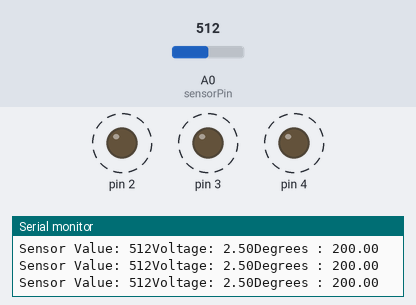
Simulated run of this sketch. Board: Arduino Uno, built with avr-gcc and run on an emulated ATmega328P. On the bench: output pins drawn as LEDs (lit = HIGH), the last lines printed to the serial monitor. Dashed ring = blinking. The inputs (shaded band) are chosen by the test bench; at power-on: A0 (sensorPin) = 512.

Above: at 1.3 s.
1.4 s: A0 (sensorPin) set to 170
4.4 s: A0 (sensorPin) set to 157
At 5.5 s:
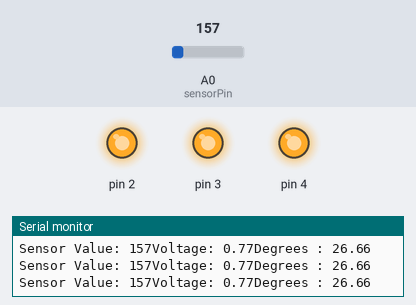
7.4 s: A0 (sensorPin) set to 306
At 8.11 s:
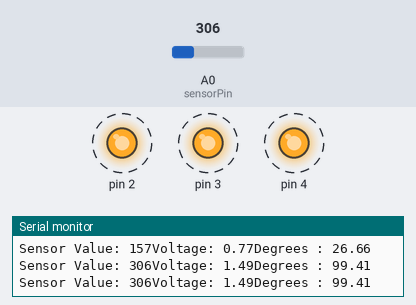
Timing chart, 0 to 16.4 s (numbered marks = the images above; inputs shaded):
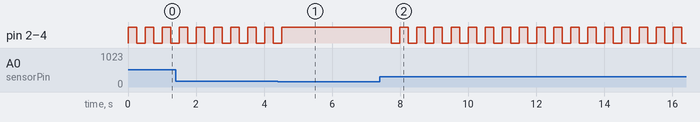

The sketch:

UsingHeatSensor.ino
```cpp
const int sensorPin = A0;
const float baselineTemp = 20.0;

void setup() {
  // put your setup code here, to run once:
  Serial.begin(9600); // open serial port

  for(int pinNumber = 2; pinNumber<5; pinNumber++)
  {
    pinMode(pinNumber, OUTPUT);
    digitalWrite(pinNumber, LOW);
  }
}

void loop() {
  // put your main code here, to run repeatedly:
  int sensorVal = analogRead(sensorPin);
  Serial.print("Sensor Value: ");
  Serial.print(sensorVal);

  // Convert ADC reading to volts
  float voltage = (sensorVal / 1024.0) * 5.0;
  Serial.print("Voltage: ");
  Serial.print(voltage);

  Serial.print("Degrees : ");
  float temp = (voltage - 0.5) * 100;
  Serial.println(temp);

  if(temp < baselineTemp + 1)
  {
    Serial.print("NONE ON");
    digitalWrite(3, LOW);
    digitalWrite(4, LOW);
    digitalWrite(2, LOW);
  }
  else if(temp >= baselineTemp + 1 && temp < baselineTemp + 3)
  {
    Serial.print("ONE ON");
    digitalWrite(3, HIGH);
    digitalWrite(4, LOW);
    digitalWrite(2, LOW);
  }
  else if(temp >= baselineTemp + 3 && temp < baselineTemp + 5)
  {
    Serial.print("TWO ON");
    digitalWrite(3, HIGH);
    digitalWrite(4, HIGH);
    digitalWrite(2, LOW);
  }
  else if(temp >= baselineTemp + 5 && temp < baselineTemp + 7)
  {
    digitalWrite(3, HIGH);
    digitalWrite(4, HIGH);
    digitalWrite(2, HIGH);
  }
  else
  {
    digitalWrite(3, HIGH);
    digitalWrite(4, HIGH);
    digitalWrite(2, HIGH);

    delay(250);

    digitalWrite(3, LOW);
    digitalWrite(4, LOW);
    digitalWrite(2, LOW);

    delay(250);
  }

  delay(1);
}
```

Measured:
- the behaviour switches between 158 and 157 on A0 (sensorPin) (found by bisection; images 0 and 1)
- after the input at 4.4 s, pin 2–4: goes on until 4.5 s, then stays HIGH
- after the input at 7.4 s, pin 2–4: alternates HIGH for 0.25 s and LOW for 0.25 s, starting after 0.33 s
- by itself, pin 2–4: alternates HIGH for 0.25 s and LOW for 0.25 s
